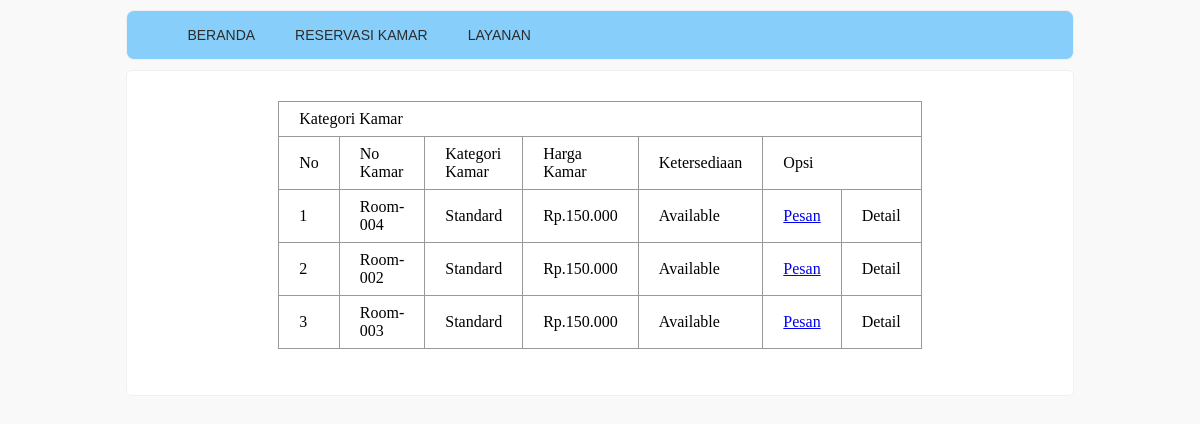
Page /?page=Kategori&Kode=KTG001 on the committed database.
### tables this page shows
CREATE TABLE `tbl_kamar` (
  `no_kamar` char(8) NOT NULL,
  `jenis_kamar` varchar(100) NOT NULL,
  `Ketersediaan` varchar(100) NOT NULL,
  `fasilitas` text NOT NULL,
  `harga_kamar` int(12) NOT NULL,
  `kd_kategori` char(6) NOT NULL
);

### function.php (called while the page is built, shortened)
<?php
function format_angka($angka) {
	if ($angka > 1) {
		$hasil =  number_format($angka,0, ",",".");
	}
	else {
		$hasil = 0;
	}
	return $hasil;
}
?>

### kategori_kamar2.php (the view, shortened to what this page needs)
<?php
include "function.php";
if (isset($_GET['Kode'])) {
	$Kode = $_GET['Kode'];
	if (trim($_GET['Kode']) == "") {
		$filtersql = " ";
	}
	else {
	  $filtersql = "where tbl_kamar.kd_kategori='$Kode' && Ketersediaan LIKE '%Available%'";
	}
}
?>
<!DOCTYPE html PUBLIC "-//W3C//DTD XHTML 1.0 Transitional//EN" "http://www.w3.org/TR/xhtml1/DTD/xhtml1-transitional.dtd">
<html xmlns="http://www.w3.org/1999/xhtml">
<head>
</head>
<body>
<div class="halaman">
<form id="form1" name="form1" method="post" action="">
  <table width="500" border="1"  class="tablestyle" align="center">
    <tr>
      <td colspan="7">Kategori Kamar</td>
    </tr>
    <tr>
      <td>No</td>
      <td>No Kamar</td>
      <td>Kategori Kamar</td>
      <td>Harga Kamar</td>
      <td>Ketersediaan</td>
      <td colspan="2">Opsi</td>
    </tr>
     <?php
$kamarsql = "select * from tbl_kamar $filtersql";
	$qry   = mysqli_query($koneksi,$kamarsql) or die ("Error".mysqli_error());
	$nomor = 0;
	while ($datakamar = mysqli_fetch_array($qry)) {
		$nomor++;
		$Kode = $datakamar['no_kamar'];
	?>
    <tr>
      <td><?php echo $nomor;?></td>
      <td><?php echo $datakamar['no_kamar'];?></td>
      <td><?php echo $datakamar['jenis_kamar'];?></td>
      <td>Rp.<?php echo format_angka ($datakamar['harga_kamar']);?></td>
      <td><?php echo $datakamar['Ketersediaan'];?></td>
      <td><a href="?page=Reservasi&Kode=<?php echo $Kode;?>">Pesan</a></td>
      <td>Detail</td>
    </tr>
     <?php
	}
	?>
  </table>
</form>
</div>
</body>
</html>

### style_user.css (style rules this page uses)
body { background-color:#f9f9f9; font-size:16px color:#444; font-family: sans-serif; }
.tablestyle { font-family:Georgia, "Times New Roman", Times, serif; color:#2323232; border-collapse:collapse; }
.tablestyle, th, td { border:1px solid #999; padding: 8px 20px; }
div.halaman { text-align: center; padding: 30px 20px; }

### rows in the picture
tbl_kamar: no_kamar "Room-004", jenis_kamar "Standard", harga_kamar "150.000", Ketersediaan "Available"
tbl_kamar: no_kamar "Room-002", jenis_kamar "Standard", harga_kamar "150.000", Ketersediaan "Available"
tbl_kamar: no_kamar "Room-003", jenis_kamar "Standard", harga_kamar "150.000", Ketersediaan "Available"
